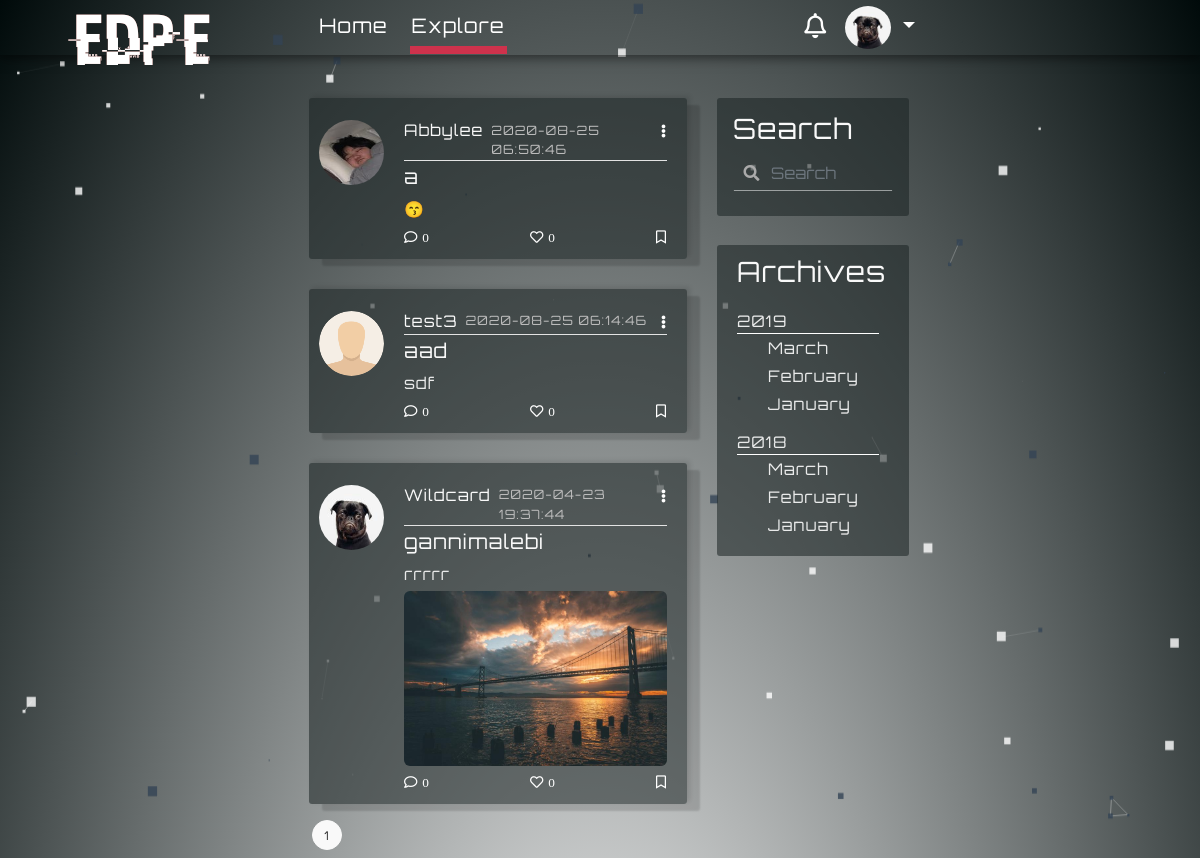
Page /explore (signed in) on the committed database.
### myBlogApp/models.py (models this page shows, shortened)
class User(UserMixin, db.Model):
    id = db.Column(db.Integer, primary_key=True)
    username = db.Column(db.String(64), index=True, unique=True)
    email = db.Column(db.String(120), index=True, unique=True)
    image_file = db.Column(db.String(200), default='default.png')
    password_hash = db.Column(db.String(128))
    about_me = db.Column(db.String(140))
    last_seen = db.Column(db.DateTime, default=datetime.utcnow())
    posts = db.relationship('Post', backref='author', foreign_keys='Post.user_id', lazy=True)
    comments = db.relationship('Comment', backref='c_author', foreign_keys='Comment.author_id', lazy='dynamic')
    followed = db.relationship(
        'User', secondary=followers,
        primaryjoin=(followers.c.follower_id == id),
        secondaryjoin=(followers.c.followed_id == id),
        backref=db.backref('followers', lazy='dynamic'), lazy='dynamic')
    liked = db.relationship('Like_Post', foreign_keys='Like_Post.liked_user_id', backref='liked_author', lazy='dynamic')
    message_sent = db.relationship('Message', foreign_keys='Message.sender_id', backref='author', lazy='dynamic')
    message_received = db.relationship('Message', foreign_keys='Message.recipient_id', backref='recipient', lazy='dynamic')
    last_message_read_time = db.Column(db.DateTime)
    notifications = db.relationship('Notification', foreign_keys='Notification.notification_user_id',
                                    backref='notification_user', lazy='dynamic')
    def new_messages(self):
        last_read_time = self.last_message_read_time or datetime(1900, 1, 1)
        return Message.query.filter_by(recipient=self).filter(Message.timestamp > last_read_time).count()
    def has_liked_post(self, post):
        return Like_Post.query.filter(
            Like_Post.liked_user_id == self.id,
            Like_Post.liked_post_id == post.id).count() > 0

class SearchableMixin(object):
    @classmethod
    def before_commit(cls, session):
        session._changes = {
            'add': list(session.new),
            'update': list(session.dirty),
            'delete': list(session.deleted)
        }
    @classmethod
    def after_commit(cls, session):
        for obj in session._changes['add']:
            if isinstance(obj, SearchableMixin):
                add_to_index(obj.__tablename__, obj)
        for obj in session._changes['update']:
            if isinstance(obj, SearchableMixin):
                add_to_index(obj.__tablename__, obj)
        for obj in session._changes['delete']:
            if isinstance(obj, SearchableMixin):
                remove_from_index(obj.__tablename__, obj)
        session._changes = None

class Post(SearchableMixin, db.Model):
    __searchable__ = ['body']
    id = db.Column(db.Integer, primary_key=True)
    title = db.Column(db.String(100))
    body = db.Column(db.String(140))
    post_picture = db.Column(db.String(200))
    timestamp = db.Column(db.DateTime, index=True, default=datetime.utcnow)
    user_id = db.Column(db.Integer, db.ForeignKey('user.id'))
    comment = db.relationship('Comment', backref='post', foreign_keys='Comment.post_id', lazy='dynamic')
    comment_num = db.Column(db.Integer, default=0)
    likes = db.relationship('Like_Post', backref='l_post', lazy='dynamic')

### myBlogApp/routes.py (the view)
@app.route('/explore')
@login_required
def explore():
    page = request.args.get('page', 1, type=int)
    posts = Post.query.order_by(Post.timestamp.desc()).paginate(page=page, per_page=5)
    return render_template('explore.html', title='Explore', posts=posts)

### myBlogApp/form.py
class SearchForm(FlaskForm):
    q = StringField('Search', validators=[DataRequired()])
    def __init__(self, *args, **kwargs):
        if 'formdata' not in kwargs:
            kwargs['formdata'] = request.args
        if 'csrf_enabled' not in kwargs:
            kwargs['csrf_enabled'] = False
        super(SearchForm, self).__init__(*args, **kwargs)

### myBlogApp/models.py (called while the page is built)
@login.user_loader
def load_user(id):
    return User.query.get(int(id))

### myBlogApp/routes.py (called while the page is built)
@app.before_request
def before_request():
    if current_user.is_authenticated:
        current_user.last_seen = datetime.utcnow()
        db.session.commit()
        g.search_form = SearchForm()

### myBlogApp/templates/explore.html (shortened to what this page needs)
{% extends 'base.html' %}
{% block content %}
    {% for post in posts.items %}
    <article class="media content-section border-width-control index-check index-check-explore art-link">
        <a class="mr-1"href="{{ url_for('user_posts', username=post.author.username) }}">
            <img class="rounded-circle article-img" src="{{ url_for('static', filename = 'profile/' + post.author.image_file) }}"></a>
        <div class="media-body">
            <div class="article-metadata space-control">
                <a class="mr-2" href="{{ url_for('user_posts', username=post.author.username) }}">{{ post.author.username }}</a>
                <small class=" small-margin-control">{{ post.timestamp.strftime('%Y-%m-%d %T') }}</small>
                <div class="dropdown">
                     <a class="comment-color dropdown-toggle toggle-remove", id="navbarDropdownMenuLink2" data-toggle="dropdown" aria-haspopup="true" aria-expanded="false" href="#"><i class="fas fa-ellipsis-v immune-click"></i></a>
                </div>
            </div>
            <h5><a class="article-title" href="{{ url_for('post', post_id = post.id) }}">{{ post.title }}</a></h5>
            <p class="article-content">{{ post.body }}</p>
            {% if post.post_picture %}
                <img class="post-pic-margin immune-click post-pic" src=" {{ url_for('static', filename = 'post_pictures/' + post.post_picture) }}" alt="profile image">
            {% endif %}
            <div class="article-metadata pm-control check-index-for-like-explore space-control">
                <a class="comment-color" id="addComments-home" data-toggle="modal" data-target="#exampleModalCenter2" rel="6"  href="{{ url_for('addComments', post_id= post.id) }}"><i class="far fa-comment i-margin-control immune-click">{{ post.comment_num }}</i></a>
            {% if current_user.has_liked_post(post)%}
                <a class="comment-color like-link-home hide-for-like " id="l_l" rel="{{ url_for('like', post_id = post.id) }}" href="javascript:"><i class="far fa-heart i-margin-control i-unlike immune-click">{{post.likes.count()}}</i></a>
                <a class="comment-color unlike-link-home" id="ul_l" rel="{{ url_for('unlike', post_id = post.id) }}" href="javascript:"><i class="fas fa-heart i-margin-control i-color-change i-like immune-click">{{post.likes.count()}}</i></a>
            {% else %}
                <a class="comment-color like-link-home " id="l_l" rel="{{ url_for('like', post_id = post.id) }}" href="javascript:"><i class="far fa-heart i-margin-control i-like immune-click">{{post.likes.count()}}</i></a>
            {% endif %}
                <a class="comment-color" href="#"><i class="far fa-bookmark immune-click"></i></a>
            </div>
        </div>
    </article>
    {% endfor %}
    {% for page_num in posts.iter_pages(left_edge=1, right_edge=1, left_current=1, right_current=2) %}
        {% if page_num %}
            {% if posts.page == page_num %}
            <a class="btn pagination-style pagination-active-style" href="{{ url_for('explore', page= page_num) }}">{{ page_num }}</a>
            {% else %}
            <a class="btn pagination-style" href="{{ url_for('explore', page= page_num) }}">{{ page_num }}</a>
            {% endif %}
        {% else %}
            ...
        {% endif %}
    {% endfor %}
{% endblock content %}

### myBlogApp/templates/navbar.html (shortened to what this page needs)
<nav class="navbar fixed-top navbar-expand-lg scrolling-navbar font-control">
    <div class="collapse navbar-collapse" id="navbarSupportedContent">
      <a class="navbar-brand nav-margin-control logo-style" href="{{ url_for('home') }}"><div class="logo-font glitch-effect" data-text="EDPE">EDPE</div> </a>
      <ul class="navbar-nav mr-auto">
        <li class="nav-item active">
          <a class=" hover-control link-control padding-control" id="homeLink" href={{ url_for("home")}}>Home</a>
        </li>
        <li class="nav-item">
          <a class=" hover-control link-control padding-control" id="exploreLink" href={{ url_for("explore")}}>Explore</a>
        </li>
      </ul>
      {% if current_user.is_anonymous %}
          <a class="btn btn-outline-white btn-outline login-button-margin-control js-anchor1"  data-toggle="modal" data-backdrop="false" data-target="#modalForLogin" href="{{ url_for('login')}}">login</a>
      {% else %}
        <a href='{{url_for('messages')}}' class="notification">
          <i class="far fa-bell bell-size"></i>
            {% set new_messages = current_user.new_messages() %}
        </a>
      {% endif %}
        <div>
        {% if current_user.is_anonymous %}
            <a class="btn btn-outline-white btn-outline signup-button-margin-control js-anchor2"  data-toggle="modal" data-target="#exampleModalCenter1"  data-backdrop="false" href="{{ url_for('register')}}">Sign Up</a>
        {% else %}
            <ul class="navbar-nav" id="nav">
                <li class="nav-item dropdown">
                    <a class="nav-link dropdown-toggle" href="#" id="navbarDropdownMenuLink1" role="button" data-toggle="dropdown" aria-haspopup="true" aria-expanded="false" >
                      {% if current_user.is_anonymous %}
                        <img class="rounded-circle avatar" src="{{  url_for('static', filename='profile/default.png' )}}">
                        {% else %}
                       <img class="rounded-circle avatar" src="{{  url_for('static', filename='profile/' + current_user.image_file)}}">
                        {% endif %}
                    </a>
                </li>
             </ul>
        {% endif %}
        </div>
    </div>
</nav>

### myBlogApp/static/temp212.css (style rules this page uses)
:root { --input-padding-x: 1.5rem; --input-padding-y: 0.75rem; }
a { color: #f9f9f9; }
html { overflow: auto; height: 100%; }
p { margin-bottom: 0; }
.border-width-control { box-shadow: 13px 7px 2px 0 rgba(0, 0, 0, 0.14), -1px 0 1px -2px rgba(0, 0, 0, 0.2), 3px -2px 5px 0 rgba(0, 0, 0, 0.12); }
.form-control-change { background-image: linear-gradient(0deg, #fdca47 2px,rgba(0,150,136,0) 0),linear-gradient(0deg, #ffffff8c 1px,transparent 0); }
.form-control-change { background-repeat: no-repeat; background-position-x: center, 50%; background-position-y: bottom, calc(100% - 1px); background-size: 0 100%,100% 100%; border: 0; transition: background 0s ease-out; padding-left: 0; padding-right: 0; }
.form-control { color: #FFFFFF8c; }
.logo-font { font-family: hackedregular, sans-serif; font-size: 6vw; }
.glitch-effect::before,.glitch-effect::after { content: attr(data-text); position: absolute; top: 0; left: 0; width: 100%; height: 100%; z-index: -1; }
.glitch-effect::before { color: #333333; animation: glitch-effect 3s infinite; }
.glitch-effect::after { color: #b96760; animation: glitch-effect 2s infinite; }

### myBlogApp/static/nav84.css (style rules this page uses)
.navbar { background: transparent; box-shadow: 0 2px 11px 1px rgba(0,0,0,0.5); padding: 6px 20px; }
.link-control { position: relative; text-decoration: none }
.padding-control { bottom: 2px; padding-bottom: 8px; padding-right: 2px; padding-left: 2px; margin-right: 20px; color: #fff; }
.page-on { border: 0 solid #ce324c ; border-bottom-width: 8px; }
.link-control:before { content: ""; position: absolute; width: 100%; height: 8px; bottom: -8px; left: 0; background-color: #ce324c ; visibility: hidden; -webkit-transform: scaleX(0); transform: scaleX(0); -webkit-transition: all 0.3s ease-in-out 0s; transition: all 0.3s ease-in-out 0s; }
.font-control { font-size: 20px; }
.nav-link { color: white; padding-top: 0; padding-bottom: 0; }
.navbar-brand { color: white; }
.avatar { height: 43px; width: 46px; }
.nav-margin-control { font-size: 25px!important; margin: 0 1rem auto 0; padding-top: 0!important; }
@media (min-width: 992px) { .navbar-expand-lg .navbar-collapse { margin: 0 auto; max-width: 53%; padding-left: 20px; } }
.bottom-margin-changes { margin-bottom: 10px!important; }
.toggle-remove:after { content: none!important; }
.logo-style { position: absolute; z-index: 10000; left: 6%; top: -20%; }
.notification { color: white; text-decoration: none; padding: 0 10px; position: relative; display: inline-block; border-radius: 2px; }
.bell-size { font-size: 25px; }

### myBlogApp/static/search3.css (style rules this page uses)
.has-search .form-control { padding-left: 2.375rem; padding-right:10px; background-color: transparent; }

### rows in the picture
User: image_file (picture)
Post: image_file (picture), author.username "Abbylee", timestamp "2020-08-25 06:50:46", title "a", body "😙", comment_num "0", likes.count "0"
Post: image_file (placeholder picture), author.username "test3", timestamp "2020-08-25 06:14:46", title "aad", body "sdf", comment_num "0", likes.count "0"
Post: image_file (picture), author.username "Wildcard", timestamp "2020-04-23 19:37:44", title "gannimalebi", body "rrrrr", post_picture (picture), comment_num "0", likes.count "0"

### other values in the picture
{{ page_num }} "1"
